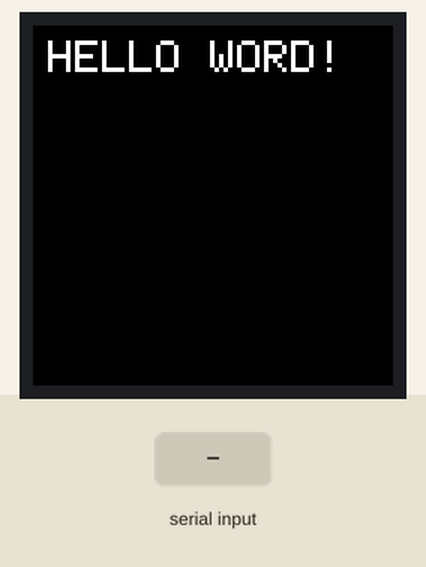
This sketch was run on a simulated Arduino Uno, built with avr-gcc and run on an emulated ATmega328P. Parts: 240×240 colour display. Inputs (shaded band) come from the test bench.

Above: at 1.4 s.
1.5 s: "1\n" received over Serial
At 2.2 s:
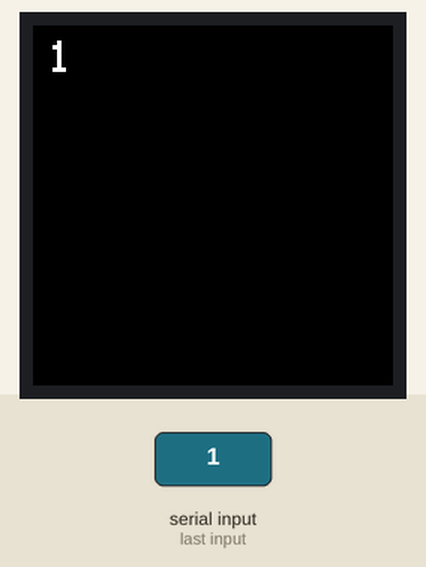
3.0 s: "0\n" received over Serial
At 3.3 s:
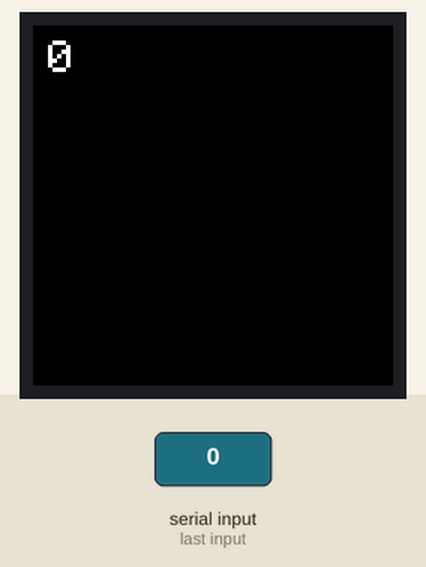
4.5 s: "2\n" received over Serial
At 5.7 s:
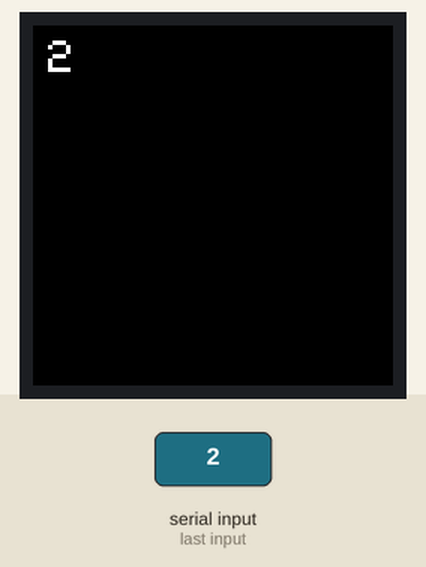
Timing chart, 0 to 7.5 s (numbered marks = the images above; inputs shaded):
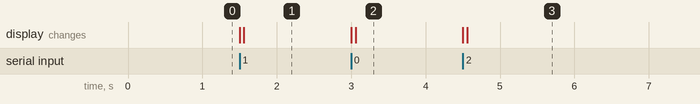

Measured:
- after the input at 1.5 s, the display: first changes at once (image 1 shows a later state)
- after the input at 3.0 s, the display: first changes at once (image 2 shows a later state)
- after the input at 4.5 s, the display: first changes at once (image 3 shows a later state)

The sketch:

displayOnOffTest.ino
```cpp
#include <Adafruit_GFX.h>
#include <Adafruit_ST7789.h>
#include <SPI.h>

#define TFT_CS   10
#define TFT_RST  8
#define TFT_DC   9

Adafruit_ST7789 tft = Adafruit_ST7789(TFT_CS, TFT_DC, TFT_RST);

void setup() {
  Serial.begin(115200); // Inicializa a comunicação serial
  tft.init(240, 240, SPI_MODE2); // Inicializa o display
  tft.setRotation(2); // Define a orientação do display
  tft.fillScreen(ST77XX_BLACK); // Preenche a tela com a cor preta
  tft.setCursor(10, 10); // Define a posição para escrever o texto inicial
  tft.setTextColor(ST77XX_WHITE); // Define a cor do texto
  tft.setTextSize(3); // Define o tamanho do texto
  tft.setTextWrap(true);
  tft.print("HELLO WORD!"); // Exibe o texto inicial
}

void loop() {
  if (Serial.available() > 0) {
    String receivedText = Serial.readStringUntil('\n');
    tft.fillScreen(ST77XX_BLACK);
    tft.setCursor(10, 10);
    tft.setTextColor(ST77XX_WHITE);
    tft.setTextSize(3);
    tft.setTextWrap(true);
    tft.print(receivedText);
    delay(100); // Espera 10 segundos antes de limpar a tela novamente
    //tft.fillScreen(ST77XX_BLACK);
  }
}
```
